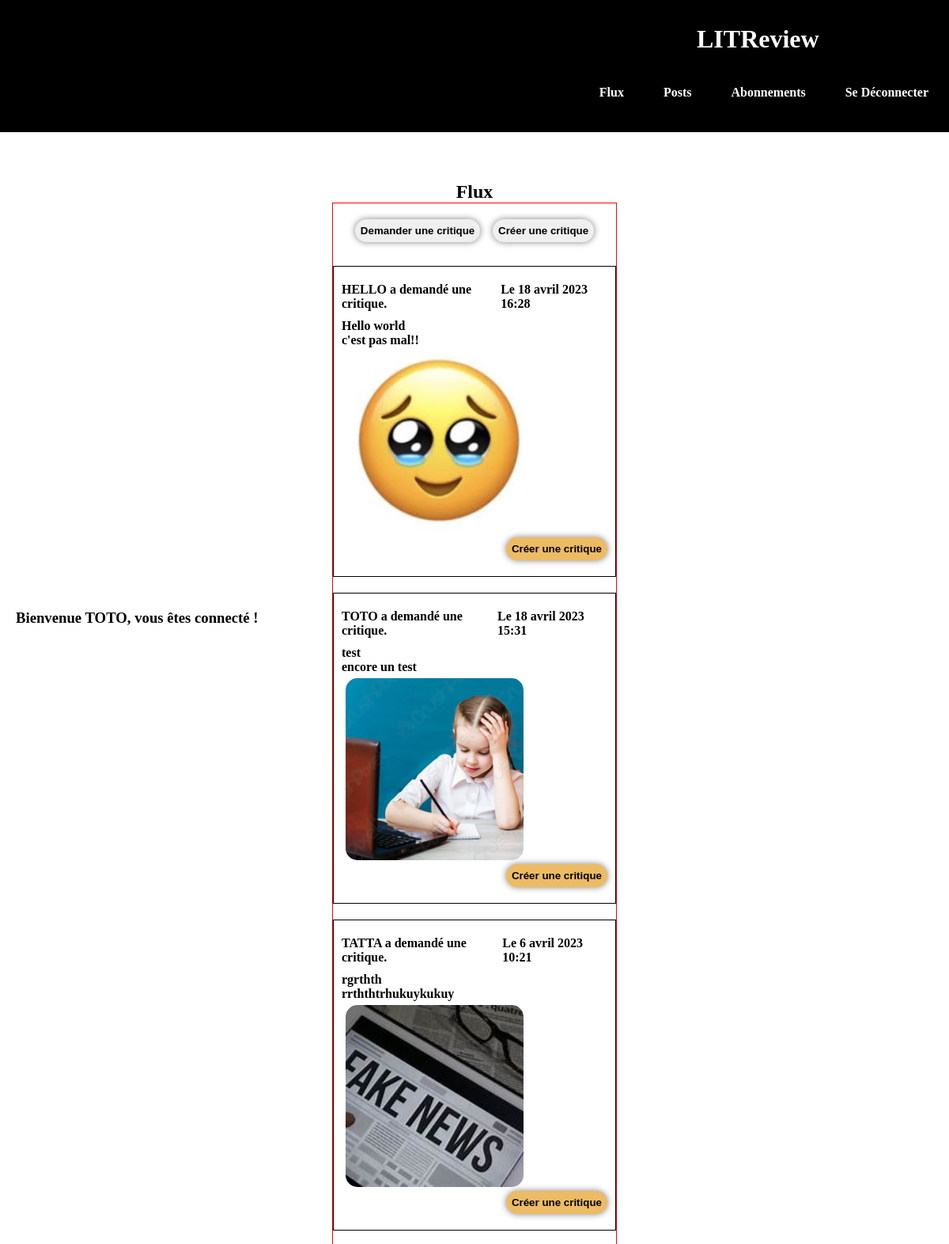
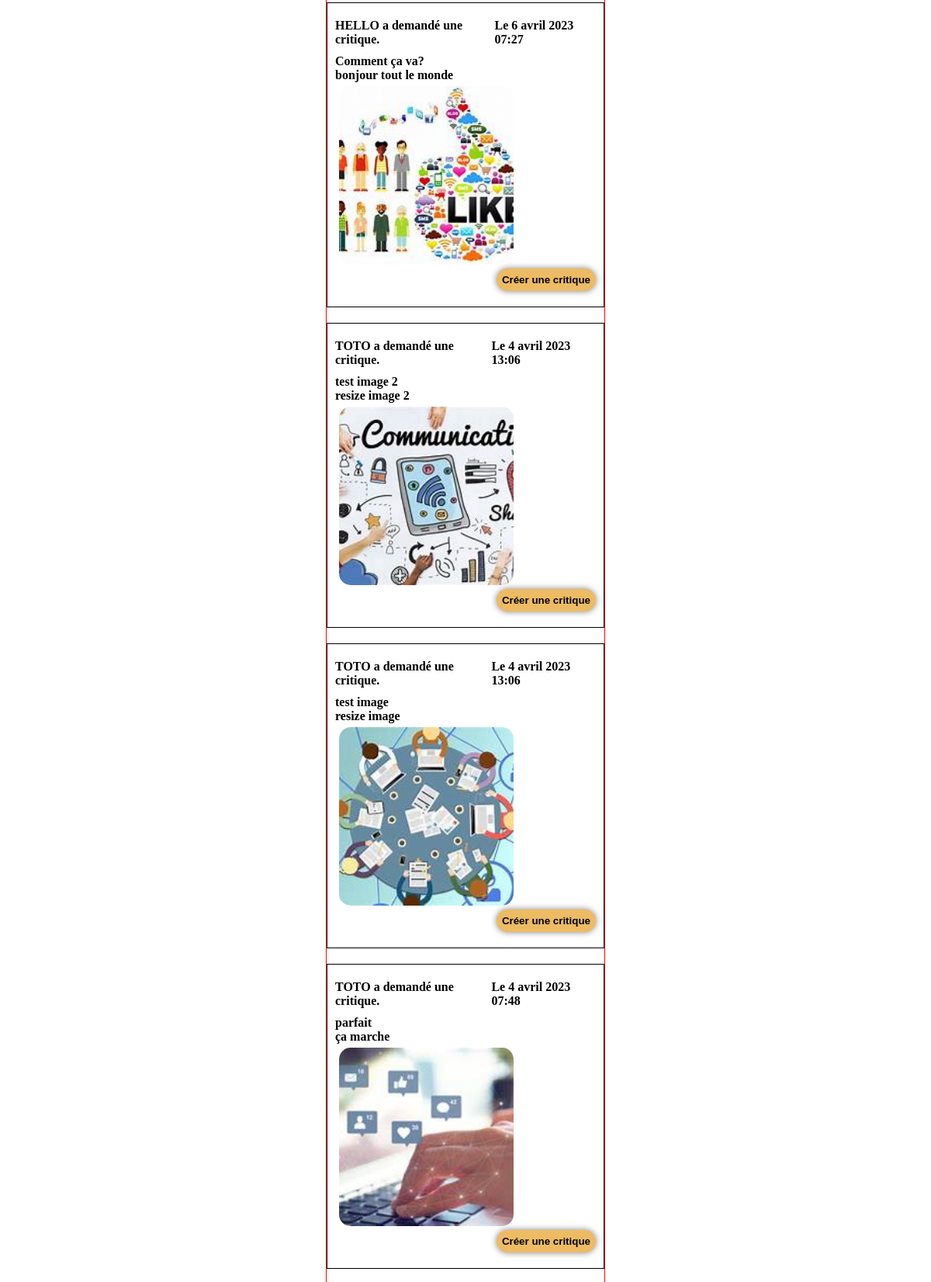
/flux/ (signed in, upper part), run on the app's committed database (2 pictures, top to bottom).
### authentication/models.py (models this page shows)
class User(AbstractUser):
    follows = models.ManyToManyField(
        'self',
        symmetrical=False,
        verbose_name='suit',
    )

### website/models.py (models this page shows, shortened)
class Ticket(models.Model):
    title = models.CharField(max_length=128, verbose_name='Titre')
    description = models.TextField(max_length=2000,verbose_name='Contenu', blank=True)
    image = models.ImageField(upload_to='media',null=True, blank=True)
    IMAGE_MAX_SIZE = (800,800)
    author = models.ForeignKey(settings.AUTH_USER_MODEL, on_delete=models.CASCADE)
    date_created = models.DateTimeField(auto_now_add=True)
    IMAGE_MAX_SIZE = (800, 800)

### website/views.py (the view)
# urls.py: path('flux/', website.views.flux_page, name='flux-page'),
@login_required
def flux_page(request):
    tickets = Ticket.objects.order_by('date_created')[::-1]
    reviews = Review.objects.order_by('date_created')[::-1]
    context = {'tickets': tickets, 'reviews': reviews}
    return render(request, "website/flux.html", context=context)

### website/templates/website/flux.html (shortened to what this page needs)
{% extends 'base.html'%}{% block content %} {% load static %}
<h2>Flux</h2>
<div class="grid-container">
  <div class="btn-head">
    <button class="btn">
      <a href="{% url 'create_ticket' %}">Demander une critique</a>
    </button>
    <button class="btn">
      <a href="{% url 'create_review' %}">Créer une critique</a>
    </button>
  </div>
  {% for ticket in tickets %}
  <div class="tickets">
    <a href="{% url 'view_ticket' ticket.id %}">
      <div class="header-ticket">
        <p>{{ ticket.author|upper }} a demandé une critique.</p>
        <p>Le {{ ticket.date_created }}</p>
      </div>
      <h4>{{ ticket.title }}</h4>
      <p>{{ ticket.description }}</p>
      {% if ticket.image %}
      <img src="{{ ticket.image.url }}" />
      {% else %}
      <p>Aucune image</p>
      {% endif %}
    </a>
    <button class="btn btn-critique">
      <a href="{% url 'create_review_from_ticket' ticket.id %}"
        >Créer une critique</a
      >
    </button>
  </div>
  {% endfor %}
</div>
{% endblock content %}

### templates/base.html (shortened to what this page needs)
{% load static %}
<html lang="fr">
  <head>
    <link rel="stylesheet" href="{% static 'css/style.css' %}" />
  </head>
  <body>
    <header>
      <h1>LITReview</h1>
      <div class="nav-bar">
        <a href="{% url 'flux-page' %}">Flux</a>
        <a href="{% url 'logout' %}">Posts</a>
        <a href="{% url 'follow_users' %}">Abonnements</a>
        <a href="{% url 'logout' %}">Se Déconnecter</a>
      </div>
    </header>
    <h3 class="mx-3">Bienvenue {{ request.user|upper }}, vous êtes connecté !</h3>
    <section class="container">
      {% block content %} {% endblock content %}
    </section>
  </body>
</html>

### website/static/css/style.css (style rules this page uses)
* { margin: 0; padding: 0; scroll-behavior: smooth; box-sizing: border-box; }
a { color: black; text-decoration: none; font-weight: bold; }
h1 { margin-top: 30px; margin-left: 55rem; color: white; }
h2 { text-align: center; }
h3 { padding: 20px; }
.mx-3 { position: sticky; top: 12%; }
header { display: flex; flex-wrap: wrap; border: solid 1px black; position: sticky; top: 0; background-color: black; }
header a { padding: 40px 25px; color: white; }
.nav-bar { display: flex; margin-left: auto; flex-wrap: wrap; }
.grid-container { margin: auto; border: solid 1px red; width: 30vw; }
button { border-color: transparent; box-shadow: 0 0 8px grey }
.btn-head { display: flex; padding: 20px; justify-content: space-around; }
.tickets { border: solid 1px black; margin-bottom: 20px; padding: 10px; }
.header-ticket { display: flex; margin-top: 10px; margin-bottom: 10px; justify-content: space-between; }
img { width: 70%; height: 30%; border-radius: 20px 20px 20px 20px; padding: 1.5%; object-fit: cover; }
.btn-critique { display: block; margin-left: auto; background-color: rgb(237, 187, 100); }
.btn { border-radius: 20px 20px 20px 20px; padding: 1.5%; margin-bottom: 10px; }

### data on the page
User: user "TOTO"
Ticket: author "HELLO", date_created "18 avril 2023 16:28", title "Hello world", description "c'est pas mal!!", image (picture)
Ticket: author "TOTO", date_created "18 avril 2023 15:31", title "test", description "encore un test", image (picture)
Ticket: author "TATTA", date_created "6 avril 2023 10:21", title "rgrthth", description "rrththtrhukuykukuy", image (picture)
Ticket: author "HELLO", date_created "6 avril 2023 07:27", title "Comment ça va?", description "bonjour tout le monde", image (picture)
Ticket: author "TOTO", date_created "4 avril 2023 13:06", title "test image 2", description "resize image 2", image (picture)
Ticket: author "TOTO", date_created "4 avril 2023 13:06", title "test image", description "resize image", image (picture)
Ticket: author "TOTO", date_created "4 avril 2023 07:48", title "parfait", description "ça marche", image (picture)
